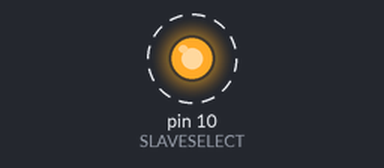
A sketch run on a simulated Arduino Pro Mini, built with avr-gcc and run on an emulated ATmega328P. On the bench: output pins drawn as LEDs (lit = HIGH). Dashed ring = blinking.

Above: at 1.0 s.
Timing chart, 0 to 4.7 s (numbered marks = the images above):
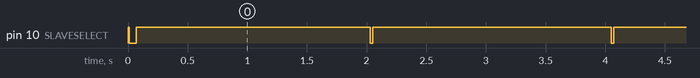

The sketch:

_7seg.ino
```cpp
// Send alphanumeric data to the Sparkfun Serial LED Display (COM-09230) using SPI
// Tested using Arduino Pro Mini w/ ATMega168 @ 5V
// July 21, 2009  - Quazar & Busaboi
// No guarantees expressed or implied just a good starting point
// Based upon the many SPI tutorials on Arduino.cc
//
// "num" specifies the number to display
// "base" specifies the base to use (2-16).
//    Use 2 for binary, 8 for octal, 10 for decimal, or 16 for hex
// "pad" indicates whether leading zeros should be replaced with spaces.
//    pad==0 means spaces ("   0"), pad==1 means zeros ("0000")
//
// Notes: The display's decimal/punctuation indicators are not changed.
// Numbers that don't fit into 4 digits show as " OF " for "Overflow".
// Assumptions: "unsigned short" is assumed to be at least 16b wide.

#define DATAOUT 11 //MOSI
#define DATAIN 12 //MISO - not used, but part of builtin SPI
#define SPICLOCK 13 //sck
#define SLAVESELECT 10 //ss
#define CPU_PRESCALE(n) (CLKPR = 0x80, CLKPR = (n)) //function to scale cpu speed
#define CPU_250kHz      0x06 //cpu runs at max 250kHz

char spi_transfer(volatile char data)
{
  SPDR = data;                    // Start the transmission
  while (!(SPSR & (1<<SPIF)))     // Wait the end of the transmission
  {
  };
  return SPDR;                    // return the received byte
}

void setup()
{
  CPU_PRESCALE(CPU_250kHz);
  byte clr;
  pinMode(DATAOUT, OUTPUT);
  pinMode(DATAIN, INPUT);
  pinMode(SPICLOCK, OUTPUT);
  pinMode(SLAVESELECT, OUTPUT);
  digitalWrite(SLAVESELECT, HIGH); //disable device
  // SPCR = 01010010
  //interrupt disabled,spi enabled,msb 1st,master,clk low when idle,
  //sample on leading edge of clk,system clock/64
  SPCR = (1<<SPE)|(1<<MSTR)|(1<<SPR1);
  clr=SPSR;
  clr=SPDR;
  delay(10);
  write_led_numbers(0x78,0x78,0x78,0x78); //Blank display
  write_led_decimals(0x00); // All decimal points off
}

void write_led_decimals(int value)
{
   digitalWrite(SLAVESELECT, LOW);
   delay(10);
   spi_transfer(0x77);     // Decimal Point OpCode
   spi_transfer(value);    // Decimal Point Values
   digitalWrite(SLAVESELECT, HIGH); //release chip, signal end transfer
}
void write_led_numbers(int digit1, int digit2, int digit3, int digit4)
{
   digitalWrite(SLAVESELECT, LOW);
   delay(10);
   spi_transfer(digit1);    // Thousands Digit
   spi_transfer(digit2);    // Hundreds Digit
   spi_transfer(digit3);    // Tens Digit
   spi_transfer(digit4);    // Ones Digit
   digitalWrite(SLAVESELECT, HIGH); //release chip, signal end transfer
}
void write_led(unsigned short num, unsigned short base, unsigned short pad)
{
    unsigned short digit[4] = { 0, ' ', ' ', ' ' };
    unsigned short place = 0;

    if ( (base<2) || (base>16) || (num>(base*base*base*base-1)) ) {
        write_led_numbers(' ', 0x00, 0x0f, ' ');  // indicate overflow
    } else {
        while ( (num || pad) && (place<4) ) {
            if ( (num>0)  || pad )
                digit[place++] = num % base;
            num /= base;
        }
        write_led_numbers(digit[3], digit[2], digit[1], digit[0]);
    }
}

void loop()
{
// for (int i = 0; i < 9999; i++) {
//     write_led (i,10,0);
//     delay(100);
//   }
  delay(2000);
  write_led_decimals(2); // All decimal points off
  write_led_numbers(2,2,9,5); // All decimal points off
}
```

Measured:
- by itself, pin 10 (SLAVESELECT): alternates HIGH for 2.0 s and LOW for 0.02 s
